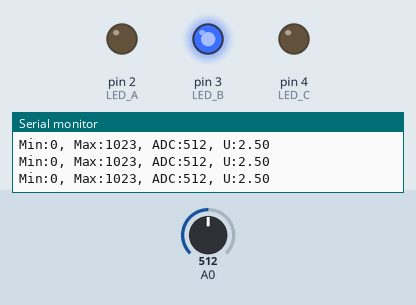
The sketch below on a simulated Arduino Uno, built with avr-gcc and run on an emulated ATmega328P. Shown: output pins drawn as LEDs (lit = HIGH), the last lines printed to the serial monitor. The test bench sets the inputs (shaded band); at power-on: A0 = 512.

Above: at 1.2 s.
1.3 s: A0 set to 263
4.3 s: A0 set to 234
At 5.2 s:
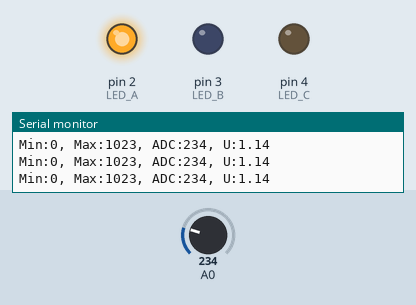
5.8 s: A0 set to 1023
At 7.1 s:
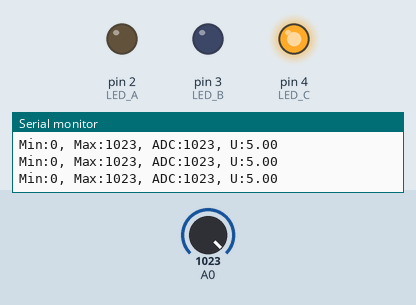
Timing chart, 0 to 8.8 s (numbered marks = the images above; inputs shaded):
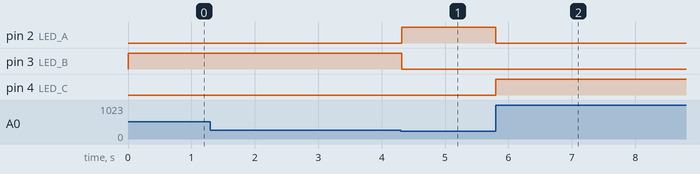

Measured:
- the behaviour switches between 251 and 250 on A0 (found by bisection; images 0 and 1)
- after the input at 4.3 s, pin 2 (LED_A): LOW → HIGH at once; pin 3 (LED_B): HIGH → LOW at once
- after the input at 5.8 s, pin 2 (LED_A): HIGH → LOW at once; pin 4 (LED_C): LOW → HIGH at once

The sketch:

serial_monitor_potenciometri.ino
```cpp
#define LED_A 2
#define LED_B 3
#define LED_C 4

void setup() {
  // put your setup code here, to run once:
  Serial.begin(9600);
  //Serial.println("Min, Max, ADC, U"); // ADC - Analog to digital converter

  pinMode(LED_A, OUTPUT);
  pinMode(LED_B, OUTPUT);
  pinMode(LED_C, OUTPUT);
}

void loop() {
  // put your main code here, to run repeatedly:
  int i = analogRead(A0);

  if(i >= 750){
    digitalWrite(LED_A, LOW);
    digitalWrite(LED_B, LOW);
    digitalWrite(LED_C, HIGH);
  }
  else if (i <= 250) {
    digitalWrite(LED_A, HIGH);
    digitalWrite(LED_B, LOW);
    digitalWrite(LED_C, LOW);
  }
  else {
    digitalWrite(LED_A, LOW);
    digitalWrite(LED_B, HIGH);
    digitalWrite(LED_C, LOW);
  }

  Serial.print("Min:0, Max:1023, ADC:");
  Serial.print(i);
  Serial.print(", U:");
  Serial.print(map(i, 0, 1023, 0, 5000)/1000.0);
  Serial.println();
}
```
